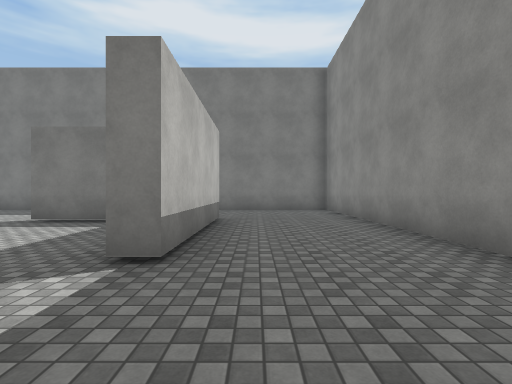
[1] (above)

22 first-person views from a walk through a Unity game level. The camera is 1.3 m above the floor, looks level and sees 85° across. The floor is counted in squares, 2 m on a side. Each view is taken from the middle of a square. On the plan, view 1 faces up. The plan holds only what a view shows up to about 9 squares ahead; the rest is blank. The place goes on beyond the plan. The player is left out. Door leaves are left out, so doorways stand open. Surface patterns are stand-ins for the level's own textures.

[2]
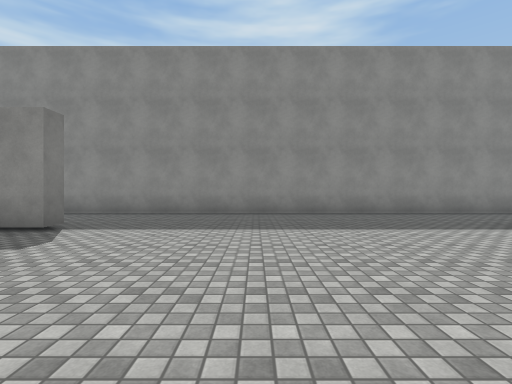

[3]
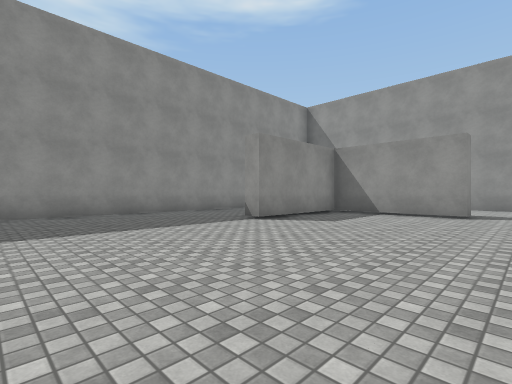

[4]
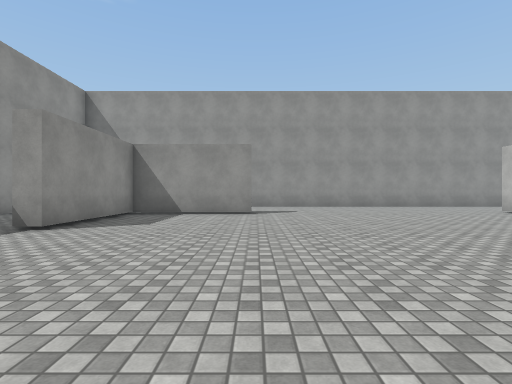

[5]
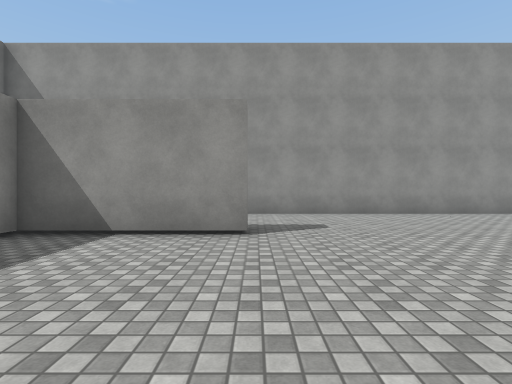

[6]
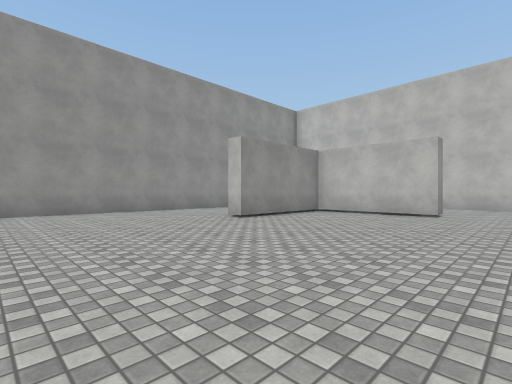

[7]
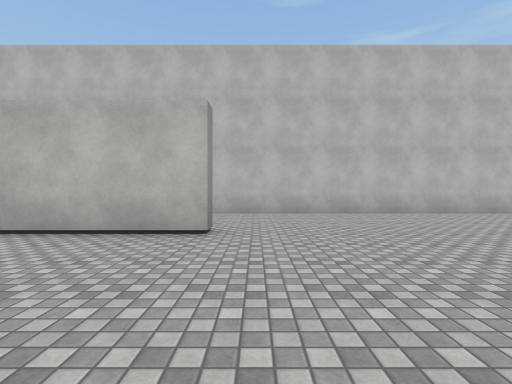

[8]
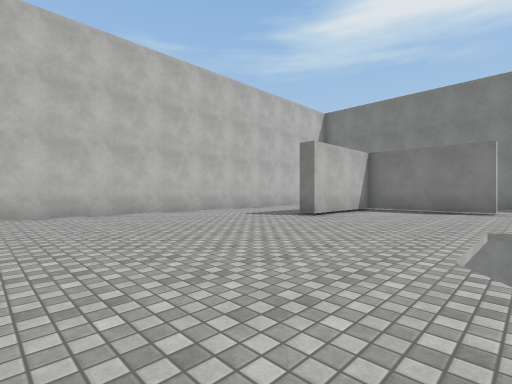

[9]
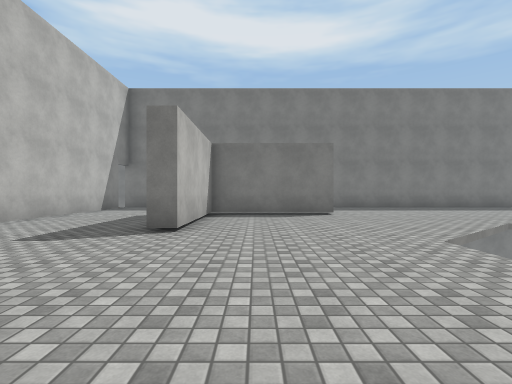

[10]
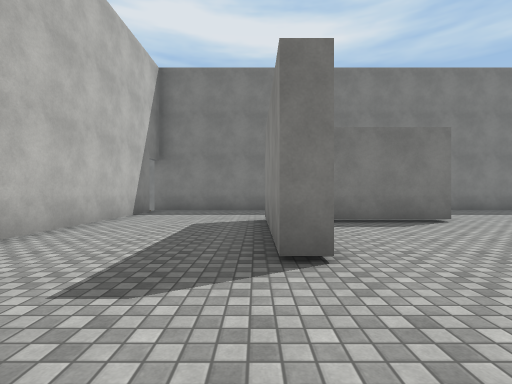

[11]
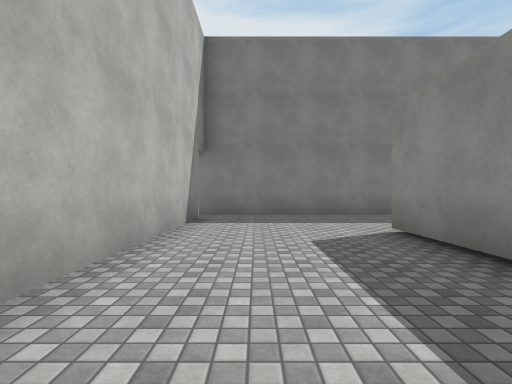

[12]
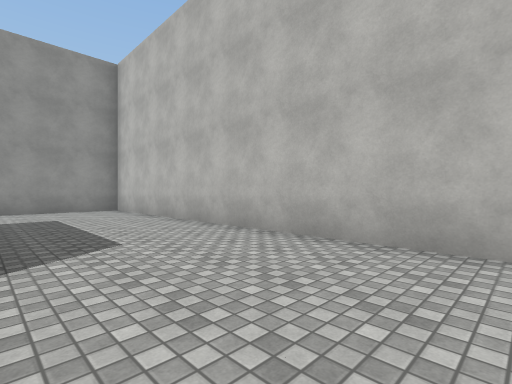

[13]
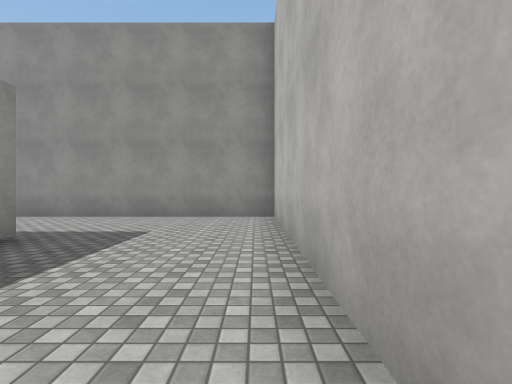

[14]
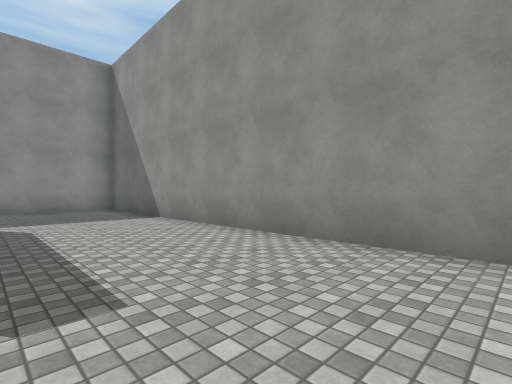

[15]
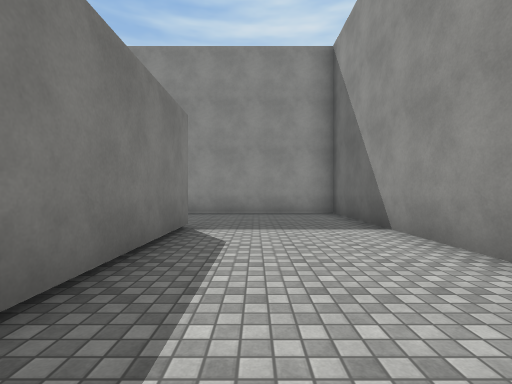

[16]
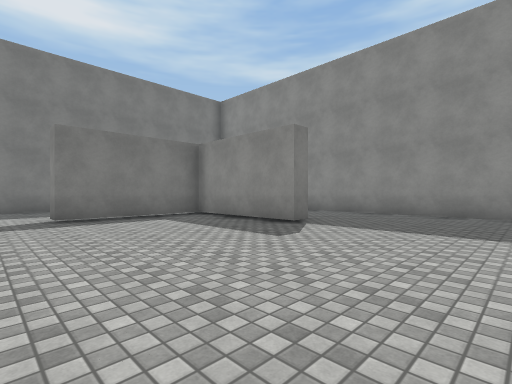

[17]
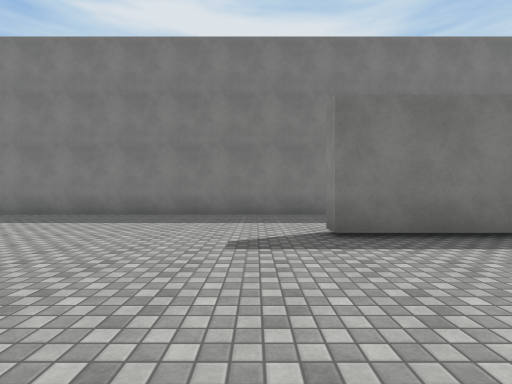

[18]
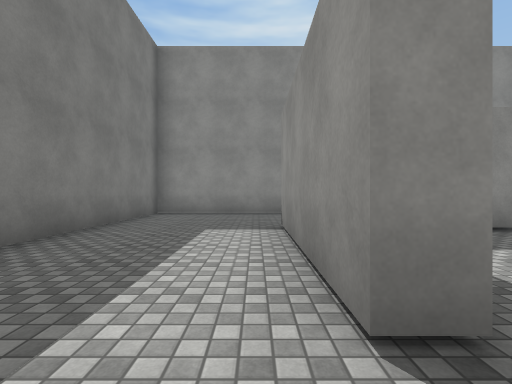

[19]
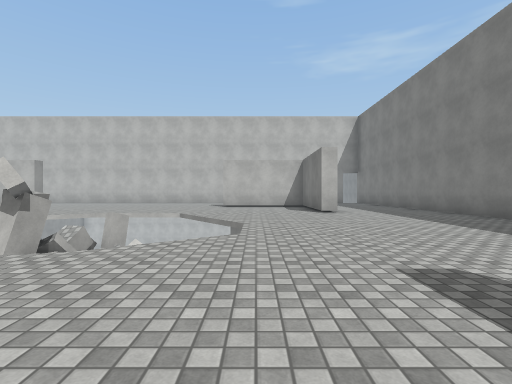

[20]
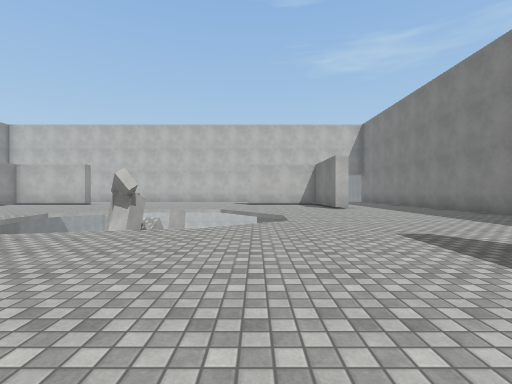

[21]
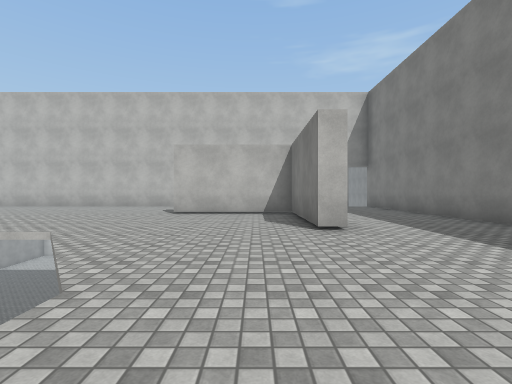

[22]
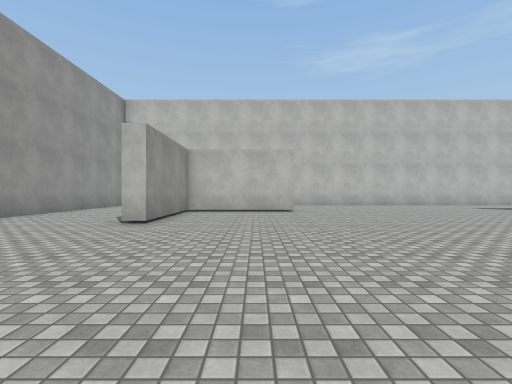

### Floor plan
Key: @ floor where view 1 was taken; # wall or solid block; x gap in a wall; . floor; v drop or lower ground.
Columns run from 21 left of view 1 to 3 right of it. Each row starts with its distance up from view 1.
 10 v########################
  9 x.......................#
  8 #.......................#
  7 #.......................#
  6 #....####........####...#
  5 #....#..............#...#
  4 #....#..............#...#
  3 #....#.....v v......#...#
  2 #........v v  v.........#
  1 #........ v   v.........#
  0 #........ vv#vv......@..#
 -1 #........v  v  .........#
 -2 #.........      ........#
 -3 #..........vv ..........#
 -4 #.......................#
 -5 #.......................#
 -6 #....#..............#...#
 -7 #....#..............#...#
 -8 #....#..............# ..#
 -9 #....####........#### ..#
-10 #.......................#
-11 #.......................#
-12 #.......................#
-13 #.......................#
-14 #########################

Where each view was taken, in squares from view 1:
view 1: 0 up, 0 right, facing up
view 2: 1 down, 6 left, facing right
view 3: 1 down, 6 left, facing down-right
view 4: 1 down, 5 left, facing down
view 5: 5 down, 5 left, facing down
view 6: 4 down, 8 left, facing down-left
view 7: 5 down, 12 left, facing left
view 8: 4 down, 12 left, facing up-left
view 9: 2 down, 15 left, facing up
view 10: 0 up, 17 left, facing up
view 11: 2 up, 19 left, facing up
view 12: 3 down, 17 left, facing down-left
view 13: 6 down, 20 left, facing down
view 14: 10 down, 8 left, facing down-right
view 15: 11 down, 6 left, facing right
view 16: 1 down, 6 left, facing up-right
view 17: 2 up, 6 left, facing up
view 18: 7 up, 6 left, facing right
view 19: 4 up, 4 left, facing left
view 20: 3 up, 2 left, facing left
view 21: 5 up, 8 left, facing left
view 22: 7 down, 7 left, facing left
